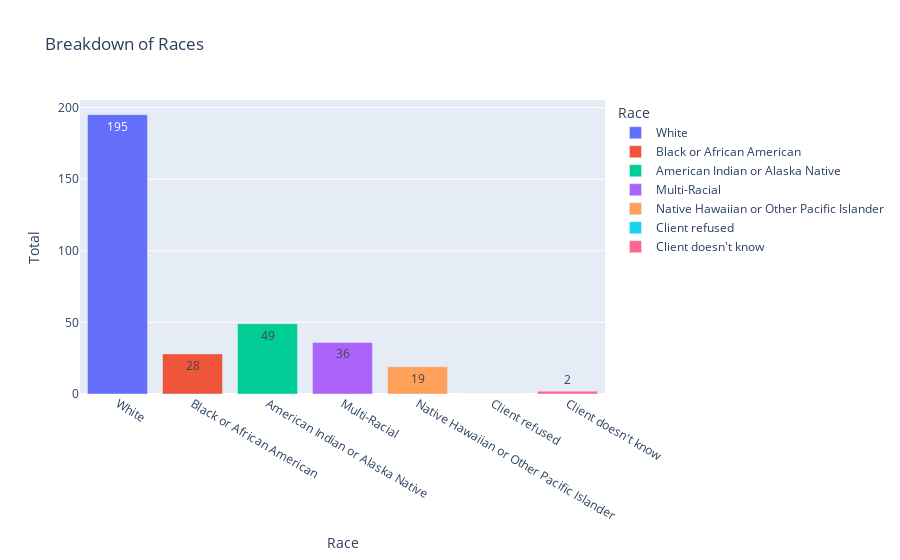

Notebook source saved alongside this figure:
### Code cell
px.bar(race_breakdown, x='Race', y='Total',  text='Total', title='Breakdown of Races', color='Race')

### Figure 1 — Plotly figure (JSON) as saved in the notebook; plotly's stock layout.template omitted (floating-point values rounded to 4 significant figures)
{"data": [{"alignmentgroup": "True", "hoverlabel": {"namelength": 0}, "hovertemplate": "Race=%{x}<br>Total=%{text}", "legendgroup": "White", "marker": {"color": "#636efa"}, "name": "White", "offsetgroup": "White", "orientation": "v", "showlegend": true, "text": [195], "textposition": "auto", "type": "bar", "x": ["White"], "xaxis": "x", "y": [195], "yaxis": "y"}, {"alignmentgroup": "True", "hoverlabel": {"namelength": 0}, "hovertemplate": "Race=%{x}<br>Total=%{text}", "legendgroup": "Black or African American", "marker": {"color": "#EF553B"}, "name": "Black or African American", "offsetgroup": "Black or African American", "orientation": "v", "showlegend": true, "text": [28], "textposition": "auto", "type": "bar", "x": ["Black or African American"], "xaxis": "x", "y": [28], "yaxis": "y"}, {"alignmentgroup": "True", "hoverlabel": {"namelength": 0}, "hovertemplate": "Race=%{x}<br>Total=%{text}", "legendgroup": "American Indian or Alaska Native", "marker": {"color": "#00cc96"}, "name": "American Indian or Alaska Native", "offsetgroup": "American Indian or Alaska Native", "orientation": "v", "showlegend": true, "text": [49], "textposition": "auto", "type": "bar", "x": ["American Indian or Alaska Native"], "xaxis": "x", "y": [49], "yaxis": "y"}, {"alignmentgroup": "True", "hoverlabel": {"namelength": 0}, "hovertemplate": "Race=%{x}<br>Total=%{text}", "legendgroup": "Multi-Racial", "marker": {"color": "#ab63fa"}, "name": "Multi-Racial", "offsetgroup": "Multi-Racial", "orientation": "v", "showlegend": true, "text": [36], "textposition": "auto", "type": "bar", "x": ["Multi-Racial"], "xaxis": "x", "y": [36], "yaxis": "y"}, {"alignmentgroup": "True", "hoverlabel": {"namelength": 0}, "hovertemplate": "Race=%{x}<br>Total=%{text}", "legendgroup": "Native Hawaiian or Other Pacific Islander", "marker": {"color": "#FFA15A"}, "name": "Native Hawaiian or Other Pacific Islander", "offsetgroup": "Native Hawaiian or Other Pacific Islander", "orientation": "v", "showlegend": true, "text": [19], "textposition": "auto", "type": "bar", "x": ["Native Hawaiian or Other Pacific Islander"], "xaxis": "x", "y": [19], "yaxis": "y"}, {"alignmentgroup": "True", "hoverlabel": {"namelength": 0}, "hovertemplate": "Race=%{x}<br>Total=%{text}", "legendgroup": "Client refused", "marker": {"color": "#19d3f3"}, "name": "Client refused", "offsetgroup": "Client refused", "orientation": "v", "showlegend": true, "text": [0], "textposition": "auto", "type": "bar", "x": ["Client refused"], "xaxis": "x", "y": [0], "yaxis": "y"}, {"alignmentgroup": "True", "hoverlabel": {"namelength": 0}, "hovertemplate": "Race=%{x}<br>Total=%{text}", "legendgroup": "Client doesn't know", "marker": {"color": "#FF6692"}, "name": "Client doesn't know", "offsetgroup": "Client doesn't know", "orientation": "v", "showlegend": true, "text": [2], "textposition": "auto", "type": "bar", "x": ["Client doesn't know"], "xaxis": "x", "y": [2], "yaxis": "y"}], "layout": {"barmode": "relative", "legend": {"title": {"text": "Race"}, "tracegroupgap": 0}, "title": {"text": "Breakdown of Races"}, "xaxis": {"anchor": "y", "categoryarray": ["White", "Black or African American", "American Indian or Alaska Native", "Multi-Racial", "Native Hawaiian or Other Pacific Islander", "Client refused", "Client doesn't know"], "categoryorder": "array", "domain": [0, 1], "title": {"text": "Race"}}, "yaxis": {"anchor": "x", "domain": [0, 1], "title": {"text": "Total"}}}}
